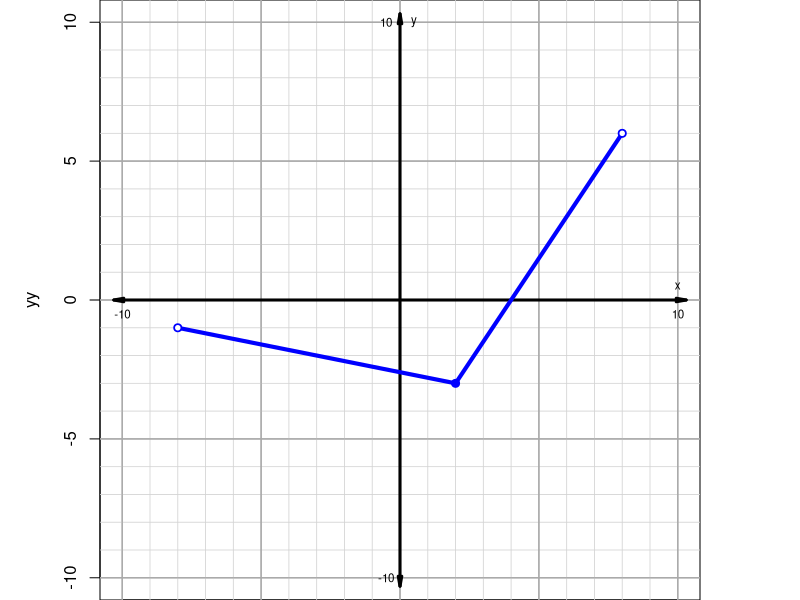
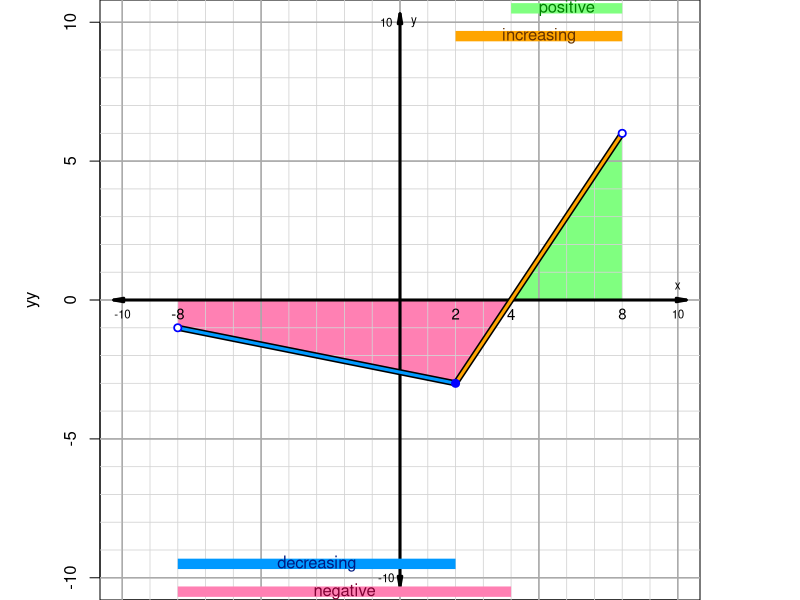

Write R code to recreate these figures, in order.
## ---- chunk 1
while(T){
    xy = sample(-9:9,6)
    x = sort(xy[1:3])
    y = xy[4:6]
    
    xx1 = seq(x[1],x[2],1)
    xx2 = seq(x[2],x[3],1)
    yy1 = (y[2]-y[1])/(x[2]-x[1])*(xx1-x[1])+y[1]
    yy2 = (y[3]-y[2])/(x[3]-x[2])*(xx2-x[2])+y[2]
    xx = c(xx1,xx2)
    yy = c(yy1,yy2)
    
    if(abs(sum(sign(y)))==1 && (sign(y[2])==sign(y[1]) || sign(y[2])==sign(y[3])) && sum(yy==0)==1 && (y[2]==max(y) || y[2]==min(y)) && x[3]-x[1]>4){break}
}

if(y[2]==max(y)){
    mami = "maximum"
    lp = "("
    rp = "]"
    incl = x[1]
    incr = x[2]
    decl = x[2]
    decr = x[3]
    col1 = "orange"
    col1t = rgb(0.4,0.2,0)
    tex1 = "increasing"
    col2 = rgb(0,0.6,1)
    col2t = rgb(0,0.1,0.5)
    tex2 = "decreasing"
    yy1 = 9.5
    yy2 = -9.5
}
if(y[2]==min(y)){
    mami = "minimum"
    lp = "["
    rp = ")"
    incl = x[2]
    incr = x[3]
    decl = x[1]
    decr = x[2]
    col2 = "orange"
    col2t = rgb(0.4,0.2,0)
    tex2 = "increasing"
    col1 = rgb(0,0.6,1)
    col1t = rgb(0,0.1,0.5)
    tex1 = "decreasing"
    yy1 = -9.5
    yy2 = 9.5
}

posl = min(xx[yy>=0])
posr = max(xx[yy>=0])
negl = min(xx[yy<=0])
negr = max(xx[yy<=0])

doml = x[1]
domr = x[3]
ranl = min(y)
ranr = max(y)

relx = x[2]
rely = y[2]

ach = -9:9
al = paste0("* ",ach,collapse="\n")

sols = c(posl,posr,
         negl,negr,
         incl,incr,
         decl,decr,
         doml,domr,
         ranl,ranr)

fal = paste0(rep(al,length(sols)),collapse="\n")

sol = character()
for(ss in sols){
    sol = c(sol,paste0(1*(ach==ss),collapse=""))
}

fsol = paste0(sol,collapse="|")

## ---- chunk 2
par(mar=c(0,0,0,0),pty="s")
plot(xx,yy,"l",xlim=c(-10,10),ylim=c(-10,10))

for(i in -10:10){
    if(i%%5==0){
        abline(h=i,col="darkgrey",lwd=1.2)
        abline(v=i,col="darkgrey",lwd=1.2)
    } else {
        abline(h=i,col="lightgrey",lwd=0.8)
        abline(v=i,col="lightgrey",lwd=0.8)
    }
}
for(i in seq(-10,10,5)){
    abline(h=i,col="darkgrey",lwd=1.2)
    abline(v=i,col="darkgrey",lwd=1.2)
}

arrows(-10.3,0,10.3,0,0.1,10,3,lwd=3)
arrows(0,-10.3,0,10.3,0.1,10,3,lwd=3)
text(10,-0.5,10,cex=0.7)
text(-10,-0.5,-10,cex=0.7)
text(-0.5,10,10,cex=0.7)
text(-0.5,-10,-10,cex=0.7)
text(10,0.5,"x",cex=0.7)
text(0.5,10,"y",cex=0.7)

lines(xx,yy,lwd=4,col="blue")
points(x,y,pch=20,col="blue",cex=1.6)
points(x[c(1,3)],y[c(1,3)],pch=20,col="white",cex=0.9)
# points(x,y,pch=20,col="white")

## ---- chunk 3
par(mar=c(0,0,0,0),pty="s")
plot(xx,yy,"l",xlim=c(-10,10),ylim=c(-10,10))

polygon(c(min(xx[yy>=0]),xx[yy>=0],max(xx[yy>=0])),c(0,yy[yy>=0],0),lwd=4,col=rgb(0.5,1,0.5),border=NA)
polygon(c(min(xx[yy<=0]),xx[yy<=0],max(xx[yy<=0])),c(0,yy[yy<=0],0),lwd=4,col=rgb(1,0.5,0.7),border=NA)

for(i in -10:10){
    if(i%%5==0){
        abline(h=i,col="darkgrey",lwd=1.2)
        abline(v=i,col="darkgrey",lwd=1.2)
    } else {
        abline(h=i,col="lightgrey",lwd=0.8)
        abline(v=i,col="lightgrey",lwd=0.8)
    }
}
for(i in seq(-10,10,5)){
    abline(h=i,col="darkgrey",lwd=1.2)
    abline(v=i,col="darkgrey",lwd=1.2)
}

arrows(-10.3,0,10.3,0,0.1,10,3,lwd=3)
arrows(0,-10.3,0,10.3,0.1,10,3,lwd=3)
text(10,-0.5,10,cex=0.7)
text(-10,-0.5,-10,cex=0.7)
text(-0.5,10,10,cex=0.7)
text(-0.5,-10,-10,cex=0.7)
text(10,0.5,"x",cex=0.7)
text(0.5,10,"y",cex=0.7)

lines(x[c(1,2)],y[c(1,2)],lwd=6,col="black")
lines(x[c(1,2)],y[c(1,2)],lwd=3,col=col1)
lines(x[c(2,3)],y[c(2,3)],lwd=6,col="black")
lines(x[c(2,3)],y[c(2,3)],lwd=3,col=col2)

lines(c(min(xx[yy>=0]),max(xx[yy>=0])),c(10.5,10.5),lwd=10,col=rgb(0.5,1,0.5),lend=3)
text(mean(c(min(xx[yy>=0]),max(xx[yy>=0]))),10.5,"positive",col=rgb(0,0.5,0))
lines(c(min(xx[yy<=0]),max(xx[yy<=0])),c(-10.5,-10.5),lwd=10,col=rgb(1,0.5,0.7),lend=3)
text(mean(c(min(xx[yy<=0]),max(xx[yy<=0]))),-10.5,"negative",col=rgb(0.5,0,0.2))
lines(x[c(1,2)],c(yy1,yy1),lwd=10,col=col1,lend=3)
text(mean(x[c(1,2)]),yy1,tex1,col=col1t)
lines(x[c(2,3)],c(yy2,yy2),lwd=10,col=col2,lend=3)
text(mean(x[c(2,3)]),yy2,tex2,col=col2t)

points(x,y,pch=20,col="blue",cex=1.6)
points(x[c(1,3)],y[c(1,3)],pch=20,col="white",cex=0.9)
# points(x,y,pch=20,col="white")


text(x,-0.5,x,cex=0.9)

text(xx[yy==0],-0.5,xx[yy==0],cex=0.9)
